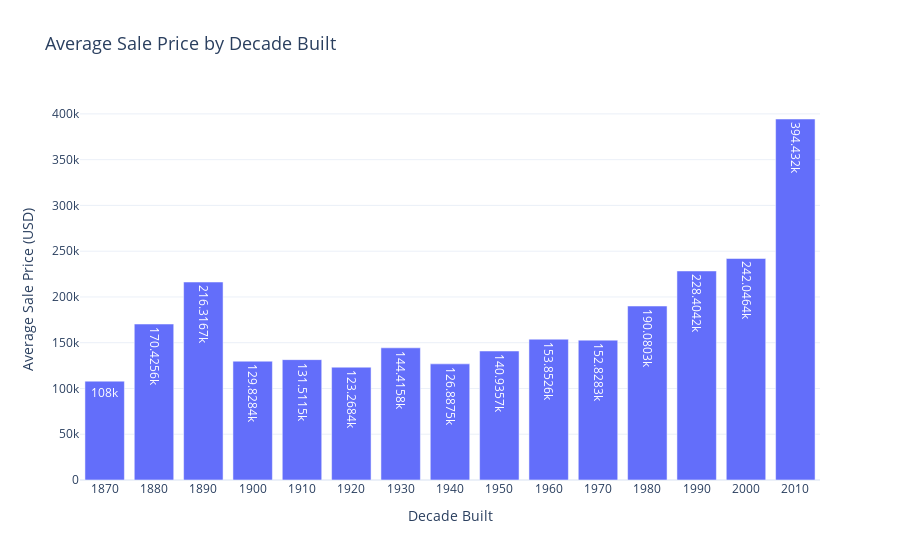

Notebook code for this chart:
### Markdown cell above
### Bar Chart: Average Sale Price by Decade Built

This bar chart provides a cleaner and more insightful view by summarising average house sale prices per decade. This helps Lydia and other stakeholders:

- Track how housing values have **evolved over time**.
- Observe whether **newer properties consistently demand higher prices**.
- Detect price trends that may correlate with economic or construction quality shifts.

#### **Key Insights:**
- Homes built after **2000** have the **highest average sale prices**.
- Properties from the **early 20th century** show more modest pricing, likely due to age and modernisation gaps.
- The chart supports clearer interpretation by reducing yearly noise.

> Chart saved as: `images/bar_avg_saleprice_decadebuilt.png`

### Code cell
# Import required library
import plotly.express as px

# Step 1: Group by decade for a clearer trend view
df["DecadeBuilt"] = (df["YearBuilt"] // 10) * 10
avg_price_by_decade = df.groupby("DecadeBuilt")["SalePrice"].mean().reset_index()

# Step 2: Create a cleaner, readable bar chart
fig = px.bar(
    avg_price_by_decade,
    x="DecadeBuilt",
    y="SalePrice",
    title="Average Sale Price by Decade Built",
    labels={
        "DecadeBuilt": "Decade Built",
        "SalePrice": "Average Sale Price (USD)"
    },
    hover_data={"DecadeBuilt": True, "SalePrice": ':.2f'},  # formatted hover
    text_auto=True,
    template="plotly_white"
)

# Step 3: Tidy up layout
fig.update_layout(
    xaxis=dict(tickmode='linear', tick0=1870, dtick=10),
    yaxis_title="Average Sale Price (USD)",
    xaxis_title="Decade Built",
    title_font_size=18
)

# Step 4: Show chart
fig.show()

# Step 5: Save chart to images folder
fig.write_image("../images/bar_avg_saleprice_decadebuilt.png")

### Figure 1 — Plotly figure (JSON) as saved in the notebook; plotly's stock layout.template omitted (floating-point values rounded to 4 significant figures)
{"data": [{"hovertemplate": "Decade Built=%{x}<br>Average Sale Price (USD)=%{y:.2f}<extra></extra>", "legendgroup": "", "marker": {"color": "#636efa", "pattern": {"shape": ""}}, "name": "", "orientation": "v", "showlegend": false, "textposition": "auto", "texttemplate": "%{y}", "type": "bar", "x": [1870, 1880, 1890, 1900, 1910, 1920, 1930, 1940, 1950, 1960, 1970, 1980, 1990, 2000, 2010], "xaxis": "x", "y": [108000.0, 170400.0, 216300.0, 129800.0, 131500.0, 123300.0, 144400.0, 126900.0, 140900.0, 153900.0, 152800.0, 190100.0, 228400.0, 242000.0, 394400.0], "yaxis": "y"}], "layout": {"barmode": "relative", "legend": {"tracegroupgap": 0}, "title": {"font": {"size": 18}, "text": "Average Sale Price by Decade Built"}, "xaxis": {"anchor": "y", "domain": [0, 1], "dtick": 10, "tick0": 1870, "tickmode": "linear", "title": {"text": "Decade Built"}}, "yaxis": {"anchor": "x", "domain": [0, 1], "title": {"text": "Average Sale Price (USD)"}}}}
